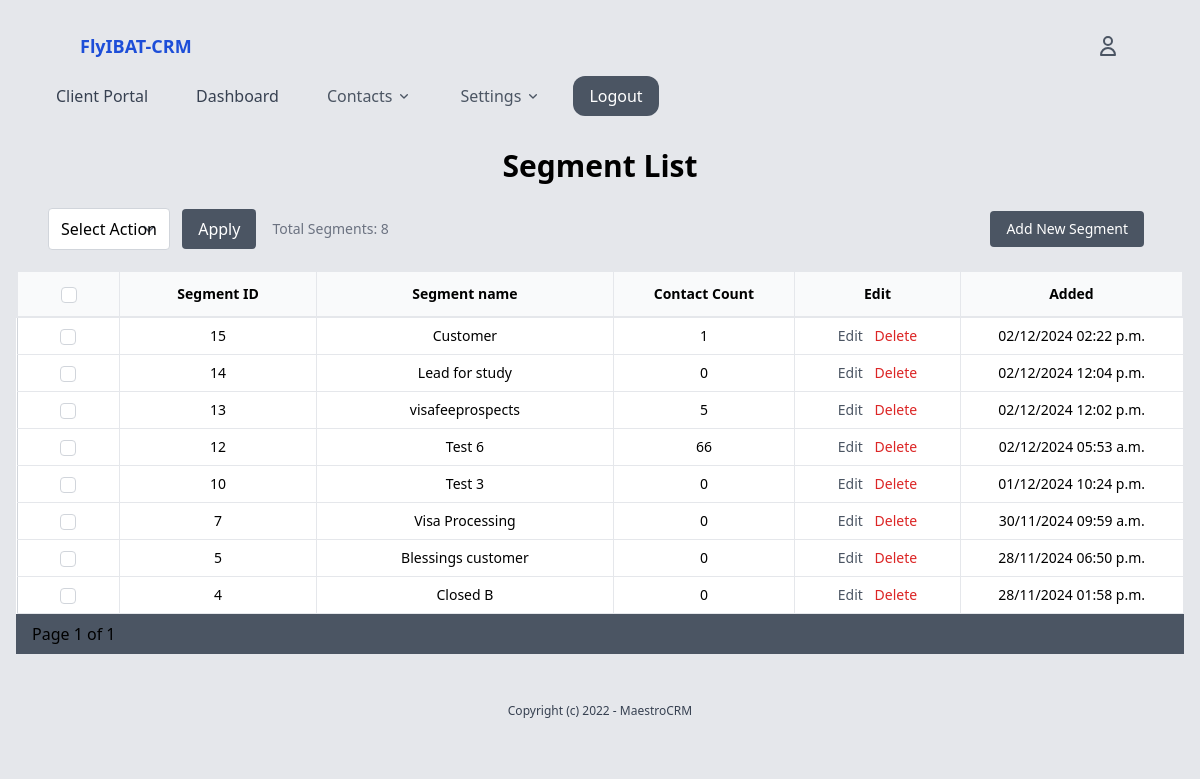
The page /contacts/segments/ (signed in) on the database its author committed.
### segments/models.py (models this page shows)
class Segment(models.Model):
    name = models.CharField(max_length=255)
    description = models.TextField(blank=True, null=True)
    conditions = models.JSONField()  # Store filtering rules in JSON
    contacts = models.ManyToManyField(Contact, blank=True, related_name='segments')
    created_by = models.ForeignKey(User, on_delete=models.SET_DEFAULT, default=1, related_name='segments_created')
    category = models.ForeignKey(SegCategory, on_delete=models.SET_NULL, null=True, blank=True, related_name='segments')
    created_at = models.DateTimeField(auto_now_add=True)
    modified_at = models.DateTimeField(auto_now=True)

### segments/views.py (the view)
# urls.py: path('', views.segment_list, name='list'),
@login_required
def segment_list(request):
    segments = Segment.objects.all().order_by('-created_by')
    paginator = Paginator(segments, 10)  # Show 10 contacts per page
    page_number = request.GET.get('page')
    page_segments = paginator.get_page(page_number)
    return render(request, 'segments/segment_list.html', {'segments': page_segments})

### core/context_processors.py (called while the page is built)
def user_roles(request):
    if request.user.is_authenticated:
        groups = request.user.groups.values_list('name', flat=True)
        return {'user_roles': groups}
    return {}

### segments/templates/segments/segment_list.html (shortened to what this page needs)
{% extends 'core/base.html' %}
{% block content %}
<form class="p-4">
    <h2 class="text-3xl font-bold mb-6 text-center">Segment List</h2>
    <div class="mb-1 px-4 flex-col flex md:flex-row">
        <div class="flex-auto w-50 mb-4 px-4 flex items-center justify-start">
            <div>
                <select name="action" class="border border-gray-300 rounded py-2 px-3">
                    <option value="">Select Action</option>
                </select>
                <button type="submit" class="ml-2 bg-gray-600 text-white py-2 px-4 rounded hover:bg-gray-700">
                    Apply
                </button>
            </div>
            <div class="px-4 text-sm text-gray-500">Total Segments: {{ segments.paginator.count }}</div>
        </div>
        <div class="flex-auto w-50 md-1/2 mb-4 flex items-center justify-end px-6">
            <a href="{% url 'segments:add' %}"
                class="ml-2 text-sm bg-gray-600 text-white py-2 px-4 rounded hover:bg-gray-700">
                Add New Segment
            </a>
        </div>
    </div>
    <table class="w-full bg-white border border-gray-300">
        <tr class="border-2 border-gray-200 items-center bg-gray-50">
            <th class="py-3 px-4 border-r border-gray-200  text-sm font-semibold w-10">
                <input id="select-all" type="checkbox" class="rounded border-gray-300">
            </th>
            <th class="py-3 px-4 border-r border-b border-gray-200  text-sm font-semibold w-5">Segment ID</th>
            <th class="py-3 px-4 border-r border-b border-gray-200  text-sm font-semibold w-20">Segment name</th>
            <th class="py-3 px-4 border-r border-b border-gray-200  text-sm font-semibold w-20">Contact Count</th>
            <th class="py-3 px-4 border-r border-b border-gray-200  text-sm font-semibold w-20">Edit</th>
            <th class="py-3 px-4 border-r border-b border-gray-200  text-sm font-semibold w-5">Added</th>
        </tr>
        {% for segment in segments %}
        <tr class="hover:bg-gray-100 transition duration-200 text-center">
            <td class="py-2 px-4 border-r border-b border-gray-200 text-sm">
                <input type="checkbox" name="selected_segments" value="{{ segment.id }}" class="rounded border-gray-300">
            </td>
            <td class="py-2 px-2 border-r border-b border-gray-200 text-sm">{{ segment.id }}</td>
            <td href="{% url 'segments:contacts' segment.id %}" class="py-2 px-4 border-r border-b border-gray-200 text-sm">
                <a href="{% url 'segments:contacts' segment.id %}">{{ segment.name }}</a>
            </td>
            <td class="py-2 px-4 border-r border-b border-gray-200 text-sm">
                <a href="{% url 'segments:contacts' segment.id %}">{{ segment.contacts.count }}</a>
            </td>
            <td class="py-2 px-4 border-r border-b border-gray-200 text-sm">
               <a href="{% url 'segments:edit' segment.id %}" class="text-gray-600 hover:text-gray-800">Edit</a>
               <a href="{% url 'segments:delete' segment.id %}" onclick="return confirmDelete();" class="btn btn-danger text-red-600 hover:text-red-800 ml-2">
                Delete
               </a>
            </td>
            <td class="py-2 px-4 border-r border-b border-gray-200 text-sm">{{ segment.created_at|date:"d/m/Y h:i a" }}</td>
        </tr>
        {% endfor %}
    </table>
    <div class="bg-gray-600 py-2 px-4 border-b border-gray-200">
        <span>Page {{ segments.number }} of {{ segments.paginator.num_pages }}</span>
    </div>
</form>
{% endblock %}

### rows shown on the page
Segment: id "15", name "Customer", contacts.count "1", created_at "02/12/2024 02:22 p.m."
Segment: id "14", name "Lead for study", contacts.count "0", created_at "02/12/2024 12:04 p.m."
Segment: id "13", name "visafeeprospects", contacts.count "5", created_at "02/12/2024 12:02 p.m."
Segment: id "12", name "Test 6", contacts.count "66", created_at "02/12/2024 05:53 a.m."
Segment: id "10", name "Test 3", contacts.count "0", created_at "01/12/2024 10:24 p.m."
Segment: id "7", name "Visa Processing", contacts.count "0", created_at "30/11/2024 09:59 a.m."
Segment: id "5", name "Blessings customer", contacts.count "0", created_at "28/11/2024 06:50 p.m."
Segment: id "4", name "Closed B", contacts.count "0", created_at "28/11/2024 01:58 p.m."

### other values the page prints
{{ segments.paginator.count }} "8"
{{ segments.number }} "1"
{{ segments.paginator.num_pages }} "1"
